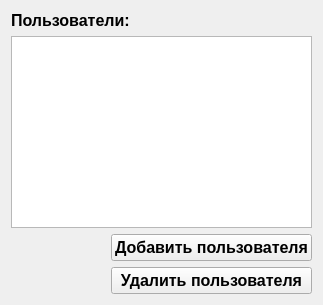
     <widget class="QWidget" name="tab_7">
      <attribute name="title">
       <string>Пользователи</string>
      </attribute>
      <layout class="QVBoxLayout" name="verticalLayout_20">
       <item>
        <layout class="QVBoxLayout" name="verticalLayout_17">
         <item>
          <widget class="QLabel" name="label_19">
           <property name="font">
            <font>
             <pointsize>12</pointsize>
             <italic>false</italic>
             <bold>true</bold>
            </font>
           </property>
           <property name="styleSheet">
            <string notr="true"/>
           </property>
           <property name="text">
            <string>Пользователи:</string>
           </property>
          </widget>
         </item>
         <item>
          <widget class="QListView" name="listView">
           <property name="font">
            <font>
             <pointsize>12</pointsize>
            </font>
           </property>
          </widget>
         </item>
        </layout>
       </item>
       <item>
        <layout class="QHBoxLayout" name="horizontalLayout_6">
         <item>
          <layout class="QVBoxLayout" name="verticalLayout_19">
           <item>
            <spacer name="horizontalSpacer_6">
             <property name="orientation">
              <enum>Qt::Horizontal</enum>
             </property>
             <property name="sizeHint" stdset="0">
              <size>
               <width>97</width>
               <height>21</height>
              </size>
             </property>
            </spacer>
           </item>
           <item>
            <spacer name="horizontalSpacer_5">
             <property name="orientation">
              <enum>Qt::Horizontal</enum>
             </property>
             <property name="sizeHint" stdset="0">
              <size>
               <width>100</width>
               <height>20</height>
              </size>
             </property>
            </spacer>
           </item>
          </layout>
         </item>
         <item>
          <layout class="QVBoxLayout" name="verticalLayout_18">
           <item>
            <widget class="QPushButton" name="pushButton_17">
             <property name="font">
              <font>
               <pointsize>12</pointsize>
               <bold>true</bold>
               <underline>false</underline>
               <strikeout>false</strikeout>
              </font>
             </property>
             <property name="text">
              <string>Добавить пользователя</string>
             </property>
            </widget>
           </item>
           <item>
            <widget class="QPushButton" name="pushButton_16">
             <property name="font">
              <font>
               <pointsize>12</pointsize>
               <bold>true</bold>
               <underline>false</underline>
               <strikeout>false</strikeout>
              </font>
             </property>
             <property name="text">
              <string>Удалить пользователя</string>
             </property>
            </widget>
           </item>
          </layout>
         </item>
        </layout>
       </item>
      </layout>
     </widget>
